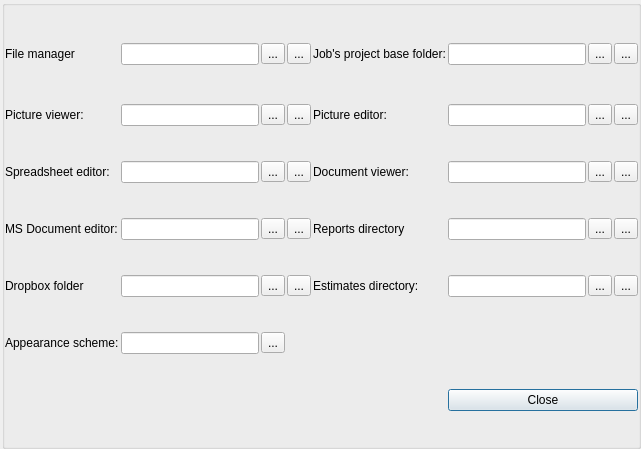
<?xml version="1.0" encoding="UTF-8"?>
<ui version="4.0">
 <class>configDialog</class>
 <widget class="QDialog" name="configDialog">
  <property name="geometry">
   <rect>
    <x>0</x>
    <y>0</y>
    <width>641</width>
    <height>449</height>
   </rect>
  </property>
  <property name="windowTitle">
   <string>Config options</string>
  </property>
  <layout class="QHBoxLayout" name="horizontalLayout_2">
   <property name="spacing">
    <number>0</number>
   </property>
   <property name="leftMargin">
    <number>2</number>
   </property>
   <property name="topMargin">
    <number>0</number>
   </property>
   <property name="rightMargin">
    <number>0</number>
   </property>
   <property name="bottomMargin">
    <number>0</number>
   </property>
   <item>
    <layout class="QHBoxLayout" name="horizontalLayout">
     <property name="spacing">
      <number>0</number>
     </property>
     <item>
      <widget class="QGroupBox" name="grpProgramOptions">
       <property name="enabled">
        <bool>true</bool>
       </property>
       <property name="minimumSize">
        <size>
         <width>0</width>
         <height>150</height>
        </size>
       </property>
       <property name="font">
        <font>
         <weight>50</weight>
         <bold>false</bold>
         <underline>false</underline>
        </font>
       </property>
       <property name="title">
        <string/>
       </property>
       <property name="alignment">
        <set>Qt::AlignLeading|Qt::AlignLeft|Qt::AlignVCenter</set>
       </property>
       <property name="flat">
        <bool>false</bool>
       </property>
       <property name="checkable">
        <bool>false</bool>
       </property>
       <property name="checked">
        <bool>false</bool>
       </property>
       <layout class="QGridLayout" name="gLayoutProgramOptions" columnstretch="0,1,0,0,0,1,0,0">
        <property name="leftMargin">
         <number>0</number>
        </property>
        <property name="topMargin">
         <number>0</number>
        </property>
        <property name="rightMargin">
         <number>0</number>
        </property>
        <property name="bottomMargin">
         <number>0</number>
        </property>
        <property name="spacing">
         <number>2</number>
        </property>
        <item row="6" column="1">
         <widget class="vmLineEdit" name="txtCfgDocEditor">
          <property name="minimumSize">
           <size>
            <width>0</width>
            <height>0</height>
           </size>
          </property>
          <property name="font">
           <font>
            <weight>50</weight>
            <bold>false</bold>
            <underline>false</underline>
           </font>
          </property>
         </widget>
        </item>
        <item row="4" column="4">
         <widget class="QLabel" name="lblCfgDocumentViewer">
          <property name="enabled">
           <bool>true</bool>
          </property>
          <property name="font">
           <font>
            <weight>50</weight>
            <bold>false</bold>
            <underline>false</underline>
           </font>
          </property>
          <property name="text">
           <string>Document viewer:</string>
          </property>
          <property name="textInteractionFlags">
           <set>Qt::TextSelectableByMouse</set>
          </property>
         </widget>
        </item>
        <item row="9" column="5" colspan="3">
         <widget class="QPushButton" name="btnClose">
          <property name="text">
           <string>Close</string>
          </property>
         </widget>
        </item>
        <item row="8" column="1">
         <widget class="vmLineEdit" name="txtCfgScheme"/>
        </item>
        <item row="0" column="1">
         <widget class="vmLineEdit" name="txtCfgFileManager">
          <property name="minimumSize">
           <size>
            <width>0</width>
            <height>0</height>
           </size>
          </property>
          <property name="font">
           <font>
            <weight>50</weight>
            <bold>false</bold>
            <underline>false</underline>
           </font>
          </property>
         </widget>
        </item>
        <item row="2" column="5">
         <widget class="vmLineEdit" name="txtCfgPictureEditor">
          <property name="minimumSize">
           <size>
            <width>0</width>
            <height>0</height>
           </size>
          </property>
          <property name="font">
           <font>
            <weight>50</weight>
            <bold>false</bold>
            <underline>false</underline>
           </font>
          </property>
         </widget>
        </item>
        <item row="0" column="4">
         <widget class="QLabel" name="lblCfgJobsPrefix">
          <property name="enabled">
           <bool>true</bool>
          </property>
          <property name="minimumSize">
           <size>
            <width>0</width>
            <height>30</height>
           </size>
          </property>
          <property name="font">
           <font>
            <weight>50</weight>
            <bold>false</bold>
            <underline>false</underline>
           </font>
          </property>
          <property name="text">
           <string>Job's project base folder:</string>
          </property>
          <property name="textInteractionFlags">
           <set>Qt::TextSelectableByMouse</set>
          </property>
         </widget>
        </item>
        <item row="2" column="4">
         <widget class="QLabel" name="lblCfgPictureEditor">
          <property name="enabled">
           <bool>true</bool>
          </property>
          <property name="font">
           <font>
            <weight>50</weight>
            <bold>false</bold>
            <underline>false</underline>
           </font>
          </property>
          <property name="text">
           <string>Picture editor:</string>
          </property>
          <property name="textInteractionFlags">
           <set>Qt::TextSelectableByMouse</set>
          </property>
         </widget>
        </item>
        <item row="4" column="2">
         <widget class="QToolButton" name="btnCfgChooseXlsEditor">
          <property name="minimumSize">
           <size>
            <width>0</width>
            <height>0</height>
           </size>
          </property>
          <property name="font">
           <font>
            <weight>50</weight>
            <bold>false</bold>
            <underline>false</underline>
           </font>
          </property>
          <property name="toolTip">
           <string>Browse ...</string>
          </property>
          <property name="text">
           <string>...</string>
          </property>
          <property name="icon">
           <iconset theme="x-office-spreadsheet">
            <normaloff>.</normaloff>.</iconset>
          </property>
         </widget>
        </item>
        <item row="7" column="6">
         <widget class="QToolButton" name="btnCfgChooseEstimatesDir">
          <property name="text">
           <string>...</string>
          </property>
          <property name="icon">
           <iconset theme="folder-documents">
            <normaloff>.</normaloff>.</iconset>
          </property>
         </widget>
        </item>
        <item row="6" column="7">
         <widget class="QToolButton" name="btnCfgUseDefaultReportsDir">
          <property name="minimumSize">
           <size>
            <width>0</width>
            <height>0</height>
           </size>
          </property>
          <property name="font">
           <font>
            <weight>50</weight>
            <bold>false</bold>
            <underline>false</underline>
           </font>
          </property>
          <property name="text">
           <string>...</string>
          </property>
          <property name="icon">
           <iconset resource="resources.qrc">
            <normaloff>:/resources/fill_default.png</normaloff>:/resources/fill_default.png</iconset>
          </property>
         </widget>
        </item>
        <item row="2" column="7">
         <widget class="QToolButton" name="btnCfgUseDefaultPictureEditor">
          <property name="minimumSize">
           <size>
            <width>0</width>
            <height>0</height>
           </size>
          </property>
          <property name="font">
           <font>
            <weight>50</weight>
            <bold>false</bold>
            <underline>false</underline>
           </font>
          </property>
          <property name="toolTip">
           <string>Use default</string>
          </property>
          <property name="text">
           <string>...</string>
          </property>
          <property name="icon">
           <iconset resource="resources.qrc">
            <normaloff>:/resources/fill_default.png</normaloff>:/resources/fill_default.png</iconset>
          </property>
         </widget>
        </item>
        <item row="8" column="0">
         <widget class="QLabel" name="lblCfgScheme">
          <property name="text">
           <string>Appearance scheme:</string>
          </property>
         </widget>
        </item>
        <item row="6" column="2">
         <widget class="QToolButton" name="btnCfgChooseDocEditor">
          <property name="minimumSize">
           <size>
            <width>0</width>
            <height>0</height>
           </size>
          </property>
          <property name="font">
           <font>
            <weight>50</weight>
            <bold>false</bold>
            <underline>false</underline>
           </font>
          </property>
          <property name="toolTip">
           <string>Browse ...</string>
          </property>
          <property name="text">
           <string>...</string>
          </property>
          <property name="icon">
           <iconset theme="x-office-document">
            <normaloff>.</normaloff>.</iconset>
          </property>
         </widget>
        </item>
        <item row="4" column="1">
         <widget class="vmLineEdit" name="txtCfgXlsEditor">
          <property name="minimumSize">
           <size>
            <width>0</width>
            <height>0</height>
           </size>
          </property>
          <property name="font">
           <font>
            <weight>50</weight>
            <bold>false</bold>
            <underline>false</underline>
           </font>
          </property>
         </widget>
        </item>
        <item row="0" column="5">
         <widget class="vmLineEdit" name="txtCfgJobsPrefix">
          <property name="minimumSize">
           <size>
            <width>0</width>
            <height>0</height>
           </size>
          </property>
          <property name="font">
           <font>
            <weight>50</weight>
            <bold>false</bold>
            <underline>false</underline>
           </font>
          </property>
         </widget>
        </item>
        <item row="2" column="1">
         <widget class="vmLineEdit" name="txtCfgPictureViewer">
          <property name="minimumSize">
           <size>
            <width>0</width>
            <height>0</height>
           </size>
          </property>
          <property name="font">
           <font>
            <weight>50</weight>
            <bold>false</bold>
            <underline>false</underline>
           </font>
          </property>
         </widget>
        </item>
        <item row="4" column="7">
         <widget class="QToolButton" name="btnCfgUseDefaultDocumentViewer">
          <property name="minimumSize">
           <size>
            <width>0</width>
            <height>0</height>
           </size>
          </property>
          <property name="font">
           <font>
            <weight>50</weight>
            <bold>false</bold>
            <underline>false</underline>
           </font>
          </property>
          <property name="toolTip">
           <string>Use default</string>
          </property>
          <property name="text">
           <string>...</string>
          </property>
          <property name="icon">
           <iconset resource="resources.qrc">
            <normaloff>:/resources/fill_default.png</normaloff>:/resources/fill_default.png</iconset>
          </property>
         </widget>
        </item>
        <item row="0" column="6">
         <widget class="QToolButton" name="btnCfgChooseBaseDir">
          <property name="minimumSize">
           <size>
            <width>0</width>
            <height>0</height>
           </size>
          </property>
          <property name="font">
           <font>
            <weight>50</weight>
            <bold>false</bold>
            <underline>false</underline>
           </font>
          </property>
          <property name="toolTip">
           <string>Browse ...</string>
          </property>
          <property name="text">
           <string>...</string>
          </property>
          <property name="icon">
           <iconset theme="folder-open">
            <normaloff>.</normaloff>.</iconset>
          </property>
         </widget>
        </item>
        <item row="6" column="0">
         <widget class="QLabel" name="lblCfgDocApp">
          <property name="enabled">
           <bool>true</bool>
          </property>
          <property name="font">
           <font>
            <weight>50</weight>
            <bold>false</bold>
            <underline>false</underline>
           </font>
          </property>
          <property name="text">
           <string>MS Document editor:</string>
          </property>
          <property name="textInteractionFlags">
           <set>Qt::TextSelectableByMouse</set>
          </property>
         </widget>
        </item>
        <item row="2" column="2">
         <widget class="QToolButton" name="btnCfgChoosePictureViewer">
          <property name="minimumSize">
           <size>
            <width>0</width>
            <height>0</height>
           </size>
          </property>
          <property name="font">
           <font>
            <weight>50</weight>
            <bold>false</bold>
            <underline>false</underline>
           </font>
          </property>
          <property name="toolTip">
           <string>Browse ...</string>
          </property>
          <property name="text">
           <string>...</string>
          </property>
          <property name="icon">
           <iconset theme="image">
            <normaloff>.</normaloff>.</iconset>
          </property>
         </widget>
        </item>
        <item row="0" column="7">
         <widget class="QToolButton" name="btnCfgUseDefaultBaseDir">
          <property name="minimumSize">
           <size>
            <width>0</width>
            <height>0</height>
           </size>
          </property>
          <property name="font">
           <font>
            <weight>50</weight>
            <bold>false</bold>
            <underline>false</underline>
           </font>
          </property>
          <property name="toolTip">
           <string>Use default</string>
          </property>
          <property name="text">
           <string>...</string>
          </property>
          <property name="icon">
           <iconset resource="resources.qrc">
            <normaloff>:/resources/fill_default.png</normaloff>:/resources/fill_default.png</iconset>
          </property>
         </widget>
        </item>
        <item row="6" column="4">
         <widget class="QLabel" name="lblCfgReports">
          <property name="enabled">
           <bool>true</bool>
          </property>
          <property name="font">
           <font>
            <weight>50</weight>
            <bold>false</bold>
            <underline>false</underline>
           </font>
          </property>
          <property name="text">
           <string>Reports directory</string>
          </property>
          <property name="textInteractionFlags">
           <set>Qt::TextSelectableByMouse</set>
          </property>
         </widget>
        </item>
        <item row="0" column="3">
         <widget class="QToolButton" name="btnCfgUseDefaultFileManager">
          <property name="minimumSize">
           <size>
            <width>0</width>
            <height>0</height>
           </size>
          </property>
          <property name="font">
           <font>
            <weight>50</weight>
            <bold>false</bold>
            <underline>false</underline>
           </font>
          </property>
          <property name="toolTip">
           <string>Use default</string>
          </property>
          <property name="text">
           <string>...</string>
          </property>
          <property name="icon">
           <iconset resource="resources.qrc">
            <normaloff>:/resources/fill_default.png</normaloff>:/resources/fill_default.png</iconset>
          </property>
         </widget>
        </item>
        <item row="6" column="6">
         <widget class="QToolButton" name="btnCfgChooseReportsDir">
          <property name="text">
           <string>...</string>
          </property>
          <property name="icon">
           <iconset theme="folder-documents">
            <normaloff>.</normaloff>.</iconset>
          </property>
         </widget>
        </item>
        <item row="6" column="3">
         <widget class="QToolButton" name="btnCfgUseDefaultDocEditor">
          <property name="minimumSize">
           <size>
            <width>0</width>
            <height>0</height>
           </size>
          </property>
          <property name="font">
           <font>
            <weight>50</weight>
            <bold>false</bold>
            <underline>false</underline>
           </font>
          </property>
          <property name="toolTip">
           <string>Use default</string>
          </property>
          <property name="text">
           <string>...</string>
          </property>
          <property name="icon">
           <iconset resource="resources.qrc">
            <normaloff>:/resources/fill_default.png</normaloff>:/resources/fill_default.png</iconset>
          </property>
         </widget>
        </item>
        <item row="2" column="0">
         <widget class="QLabel" name="lblCfgPictureViewer">
          <property name="enabled">
           <bool>true</bool>
          </property>
          <property name="font">
           <font>
            <weight>50</weight>
            <bold>false</bold>
            <underline>false</underline>
           </font>
          </property>
          <property name="text">
           <string>Picture viewer:</string>
          </property>
          <property name="textInteractionFlags">
           <set>Qt::TextSelectableByMouse</set>
          </property>
         </widget>
        </item>
        <item row="0" column="2">
         <widget class="QToolButton" name="btnCfgChooseFileManager">
          <property name="minimumSize">
           <size>
            <width>0</width>
            <height>0</height>
           </size>
          </property>
          <property name="font">
           <font>
            <weight>50</weight>
            <bold>false</bold>
            <underline>false</underline>
           </font>
          </property>
          <property name="toolTip">
           <string>Browse ...</string>
          </property>
          <property name="text">
           <string>...</string>
          </property>
          <property name="icon">
           <iconset theme="system-file-manager">
            <normaloff>.</normaloff>.</iconset>
          </property>
         </widget>
        </item>
        <item row="4" column="0">
         <widget class="QLabel" name="lblCfgXlsApp">
          <property name="enabled">
           <bool>true</bool>
          </property>
          <property name="font">
           <font>
            <weight>50</weight>
            <bold>false</bold>
            <underline>false</underline>
           </font>
          </property>
          <property name="text">
           <string>Spreadsheet editor:</string>
          </property>
          <property name="textInteractionFlags">
           <set>Qt::TextSelectableByMouse</set>
          </property>
         </widget>
        </item>
        <item row="7" column="4">
         <widget class="QLabel" name="lblCfgESTIMATE">
          <property name="enabled">
           <bool>true</bool>
          </property>
          <property name="font">
           <font>
            <weight>50</weight>
            <bold>false</bold>
            <underline>false</underline>
           </font>
          </property>
          <property name="text">
           <string>Estimates directory:</string>
          </property>
          <property name="textInteractionFlags">
           <set>Qt::TextSelectableByMouse</set>
          </property>
         </widget>
        </item>
        <item row="4" column="6">
         <widget class="QToolButton" name="btnCfgChooseDocViewer">
          <property name="minimumSize">
           <size>
            <width>0</width>
            <height>0</height>
           </size>
          </property>
          <property name="font">
           <font>
            <weight>50</weight>
            <bold>false</bold>
            <underline>false</underline>
           </font>
          </property>
          <property name="toolTip">
           <string>Browse ...</string>
          </property>
          <property name="text">
           <string>...</string>
          </property>
          <property name="icon">
           <iconset theme="okular">
            <normaloff>.</normaloff>.</iconset>
          </property>
         </widget>
        </item>
        <item row="8" column="2">
         <widget class="QToolButton" name="btnCfgScheme">
          <property name="text">
           <string>...</string>
          </property>
          <property name="icon">
           <iconset theme="preferences-desktop-theme">
            <normaloff>.</normaloff>.</iconset>
          </property>
         </widget>
        </item>
        <item row="7" column="5">
         <widget class="vmLineEdit" name="txtCfgEstimate">
          <property name="minimumSize">
           <size>
            <width>0</width>
            <height>0</height>
           </size>
          </property>
          <property name="font">
           <font>
            <weight>50</weight>
            <bold>false</bold>
            <underline>false</underline>
           </font>
          </property>
         </widget>
        </item>
        <item row="2" column="3">
         <widget class="QToolButton" name="btnCfgUseDefaultPictureViewer">
          <property name="minimumSize">
           <size>
            <width>0</width>
            <height>0</height>
           </size>
          </property>
          <property name="font">
           <font>
            <weight>50</weight>
            <bold>false</bold>
            <underline>false</underline>
           </font>
          </property>
          <property name="toolTip">
           <string>Use default</string>
          </property>
          <property name="text">
           <string>...</string>
          </property>
          <property name="icon">
           <iconset resource="resources.qrc">
            <normaloff>:/resources/fill_default.png</normaloff>:/resources/fill_default.png</iconset>
          </property>
         </widget>
        </item>
        <item row="7" column="7">
         <widget class="QToolButton" name="btnCfgUseDefaultEstimatesDir">
          <property name="minimumSize">
           <size>
            <width>0</width>
            <height>0</height>
           </size>
          </property>
          <property name="text">
           <string>...</string>
          </property>
          <property name="icon">
           <iconset resource="resources.qrc">
            <normaloff>:/resources/fill_default.png</normaloff>:/resources/fill_default.png</iconset>
          </property>
         </widget>
        </item>
        <item row="6" column="5">
         <widget class="vmLineEdit" name="txtCfgReports"/>
        </item>
        <item row="4" column="3">
         <widget class="QToolButton" name="btnCfgUseDefaultXlsEditor">
          <property name="minimumSize">
           <size>
            <width>0</width>
            <height>0</height>
           </size>
          </property>
          <property name="font">
           <font>
            <weight>50</weight>
            <bold>false</bold>
            <underline>false</underline>
           </font>
          </property>
          <property name="toolTip">
           <string>Use default</string>
          </property>
          <property name="text">
           <string>...</string>
          </property>
          <property name="icon">
           <iconset resource="resources.qrc">
            <normaloff>:/resources/fill_default.png</normaloff>:/resources/fill_default.png</iconset>
          </property>
         </widget>
        </item>
        <item row="4" column="5">
         <widget class="vmLineEdit" name="txtCfgDocumentViewer">
          <property name="minimumSize">
           <size>
            <width>0</width>
            <height>0</height>
           </size>
          </property>
          <property name="font">
           <font>
            <weight>50</weight>
            <bold>false</bold>
            <underline>false</underline>
           </font>
          </property>
         </widget>
        </item>
        <item row="2" column="6">
         <widget class="QToolButton" name="btnCfgChoosePictureEditor">
          <property name="minimumSize">
           <size>
            <width>0</width>
            <height>0</height>
           </size>
          </property>
          <property name="font">
           <font>
            <weight>50</weight>
            <bold>false</bold>
            <underline>false</underline>
           </font>
          </property>
          <property name="toolTip">
           <string>Browse ...</string>
          </property>
          <property name="text">
           <string>...</string>
          </property>
          <property name="icon">
           <iconset theme="gimp">
            <normaloff>.</normaloff>.</iconset>
          </property>
         </widget>
        </item>
        <item row="0" column="0">
         <widget class="QLabel" name="lblCfgFileManager">
          <property name="enabled">
           <bool>true</bool>
          </property>
          <property name="font">
           <font>
            <weight>50</weight>
            <bold>false</bold>
            <underline>false</underline>
           </font>
          </property>
          <property name="text">
           <string>File manager</string>
          </property>
          <property name="textInteractionFlags">
           <set>Qt::TextSelectableByMouse</set>
          </property>
         </widget>
        </item>
        <item row="7" column="0">
         <widget class="QLabel" name="lblCfgDropboxDir">
          <property name="font">
           <font>
            <weight>50</weight>
            <bold>false</bold>
            <underline>false</underline>
           </font>
          </property>
          <property name="text">
           <string>Dropbox folder</string>
          </property>
          <property name="textInteractionFlags">
           <set>Qt::TextSelectableByMouse</set>
          </property>
         </widget>
        </item>
        <item row="7" column="1">
         <widget class="vmLineEdit" name="txtCfgDropbox"/>
        </item>
        <item row="7" column="2">
         <widget class="QToolButton" name="btnCfgChooseDropboxDir">
          <property name="text">
           <string>...</string>
          </property>
          <property name="icon">
           <iconset theme="folder-open">
            <normaloff>.</normaloff>.</iconset>
          </property>
         </widget>
        </item>
        <item row="7" column="3">
         <widget class="QToolButton" name="btnCfgUseDefaultDropboxDir">
          <property name="text">
           <string>...</string>
          </property>
          <property name="icon">
           <iconset resource="resources.qrc">
            <normaloff>:/resources/fill_default.png</normaloff>:/resources/fill_default.png</iconset>
          </property>
         </widget>
        </item>
       </layout>
      </widget>
     </item>
    </layout>
   </item>
  </layout>
 </widget>
 <customwidgets>
  <customwidget>
   <class>vmLineEdit</class>
   <extends>QLineEdit</extends>
   <header location="global">vmWidgets/vmwidgets.h</header>
  </customwidget>
 </customwidgets>
 <resources>
  <include location="resources.qrc"/>
 </resources>
 <connections/>
</ui>
